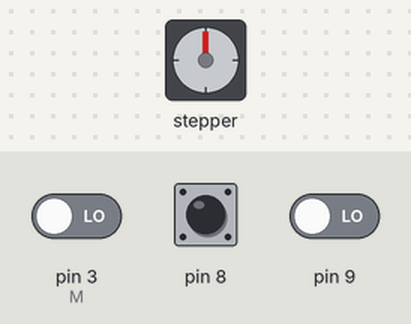
This sketch was run on a simulated Arduino Uno, built with avr-gcc and run on an emulated ATmega328P. On the bench: stepper motor. The test bench sets the inputs (shaded band); at power-on: pin 3 (M) LOW, pin 9 LOW, pin 8 HIGH. Stepper angles assume 2048 steps per turn.

Above: at 1.2 s.
1.3 s: pin 3 (M) driven HIGH
At 1.45 s:
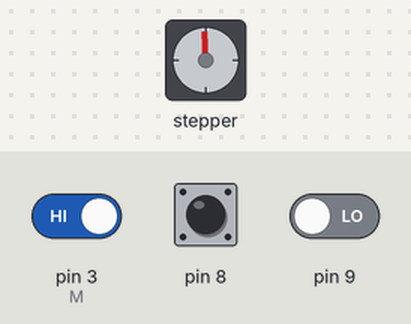
4.3 s: pin 9 driven HIGH
At 5.7 s:
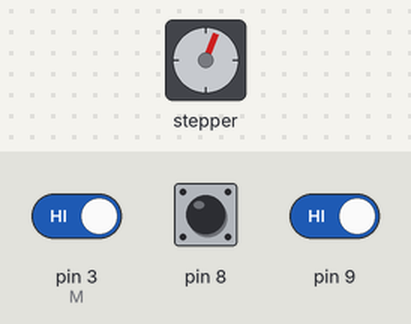
6.4 s: pin 9 driven LOW
At 7.15 s:
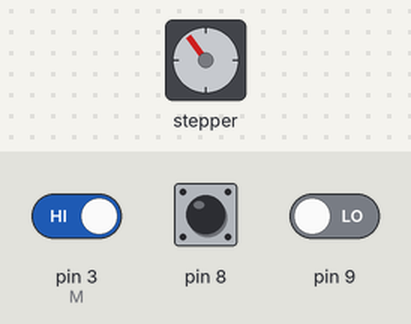
9.4 s: pin 3 (M) driven LOW
At 10.7 s:
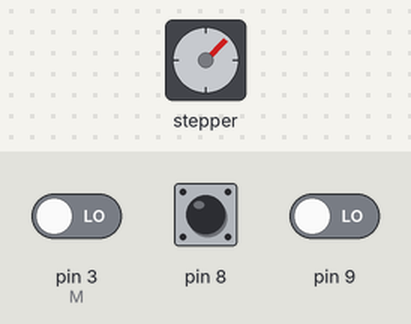
11.2 s: pin 3 (M) driven HIGH
At 11.65 s:
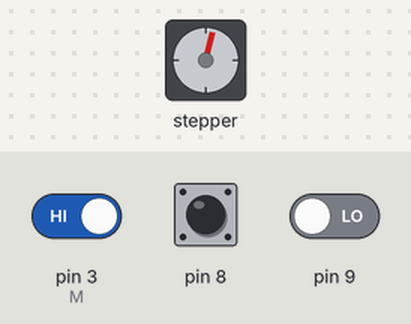
Timing chart, 0 to 15.2 s (numbered marks = the images above; inputs shaded):
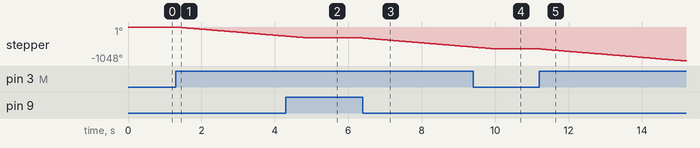

The sketch:

porte_colisont_V6.ino
```cpp
#include <Stepper.h>

int spr = 64 ;

int M=3;

Stepper moto (spr,  4, 6 , 5 , 7 );

void setup() {
  moto .setSpeed( 500 );

  pinMode(M,INPUT);
  pinMode(8,INPUT);
  pinMode(9,INPUT);
}

void loop() {
  int x=digitalRead(M);

  if (x<1){
    if (digitalRead(8)==0){
      moto.step(10*spr);
    }
    else if (digitalRead(8)==1){}
  }

  else if (x>0){
    if (digitalRead(9)==0){
      moto.step(-10*spr);
    }
    else if (digitalRead(9)==1){}
  }
}
```

Measured:
- after the input at 1.3 s, stepper: keeps turning counter-clockwise at about 94°/s, starting at once
- after the input at 4.3 s, stepper: goes on until 4.9 s, then stays -338°
- after the input at 6.4 s, stepper: keeps turning counter-clockwise at about 93°/s, starting at once
- after the input at 9.4 s, stepper: goes on until 10.0 s, then stays -675°
- after the input at 11.2 s, stepper: keeps turning counter-clockwise at about 93°/s, starting at once
